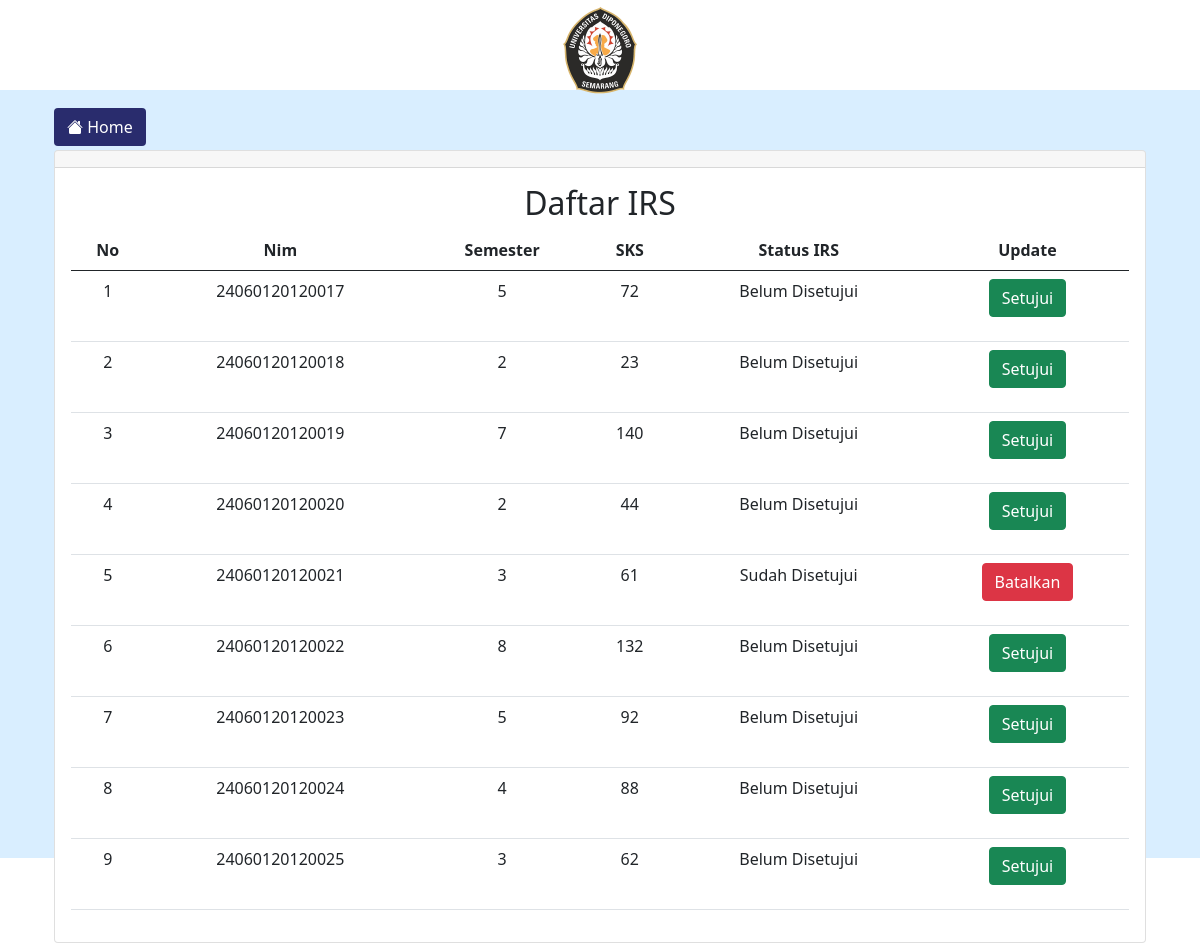
/Dosen/verifikasi.php (signed in), run on the app's committed database.
### tables this page shows
CREATE TABLE `irs` (
  `nim` bigint(120) NOT NULL,
  `semester_mhs` int(2) NOT NULL,
  `sks` int(2) NOT NULL,
  `status_irs` int(20) NOT NULL,
  `berkas_irs` varchar(20) NOT NULL
);

### Dosen/verifikasi.php (the view, shortened to what this page needs)
<?php
require '../db_connect.php';
?>
<!DOCTYPE html>
<html lang="en">
<head>
    <link href="https://cdn.jsdelivr.net/npm/bootstrap@5.2.2/dist/css/bootstrap.min.css" rel="stylesheet">
    <link rel="stylesheet" href="https://stackpath.bootstrapcdn.com/bootstrap/5.0.0-alpha2/css/bootstrap.min.css">
    <link rel="stylesheet" href="https://cdn.jsdelivr.net/npm/charts.css/dist/charts.min.css">
</head>
<body>
    <div class="foto text-center">
        <img src="logoundip.png" alt="" class=" logo" width="100px">
    </div>
    <section class="p-1 my-container ">
        <div class="container m-p-0">
            <button class="btn my-1 font-weight-bold" id="menu-btn"> Home
            </button>
            <div class="card ">
                <div class="card-header"></div>
                <div class="card-body text-center">
                    <h2>Daftar IRS</h2>
                    <table class="table">
                        <?php
                        $skl = "SELECT * FROM irs ORDER BY nim";
                        ?>
                        <thead>
                            <tr>
                                <th scope="col">No</th>
                                <th scope="col">Nim</th>
                                <th scope="col">Semester</th>
                                <th scope="col">SKS</th>
                                <th scope="col">Status IRS</th>
                                <th scope="col">Update</th>
                            </tr>
                        </thead>
                        <tbody>
                            <?php
                            $query = mysqli_query($koneksi, $skl);
                            if (mysqli_num_rows($query) > 0) {
                                $no = 1;
                                while ($row = mysqli_fetch_array($query)) {
                            ?>
                                    <tr class="">
                                        <td><?php echo $no++; ?></td>
                                        <td><?php echo $row['nim']; ?></td>
                                        <td><?php echo $row['semester_mhs']; ?></td>
                                        <td><?php echo $row['sks']; ?></td>
                                        <td><?php if ($row['status_irs'] == 1) {
                                                echo 'Sudah Disetujui';
                                            } else {
                                                echo 'Belum Disetujui';
                                            } ?></td>
                                        <td>
                                            <?php
                                            if ($row['status_irs'] == 1) {
                                                echo '<p><a href="updateirs.php?nim=' . $row['nim'] . '&status_irs=0" class="btn btn-danger">Batalkan</a></p>';
                                            } else {
                                                echo '<p><a href="updateirs.php?nim=' . $row['nim'] . '&status_irs=1" class="btn btn-success">Setujui</a></p>';
                                            }
                                            ?>
                                        </td>
                                    </tr>
                            <?php
                                }
                            }
                            ?>
                        </tbody>
                    </table>
                </div>
            </div>
        </div>
    </section>
</body>
</html>

### Dosen/verifikasi.php (style rules this page uses)
* { margin: 0; }
body { min-height: 100vh; background-image: url('dips.jpg'); background-repeat: no-repeat; background-attachment: fixed; background-position: center; }
.my-container { transition: 0.4s; }
#menu-btn { background-color: #292C6D; color: #fff; }

### data on the page
irs: nim "24060120120017", semester_mhs "5", sks "72", status_irs "Belum Disetujui"
irs: nim "24060120120018", semester_mhs "2", sks "23", status_irs "Belum Disetujui"
irs: nim "24060120120019", semester_mhs "7", sks "140", status_irs "Belum Disetujui"
irs: nim "24060120120020", semester_mhs "2", sks "44", status_irs "Belum Disetujui"
irs: nim "24060120120021", semester_mhs "3", sks "61", status_irs "Sudah Disetujui"
irs: nim "24060120120022", semester_mhs "8", sks "132", status_irs "Belum Disetujui"
irs: nim "24060120120023", semester_mhs "5", sks "92", status_irs "Belum Disetujui"
irs: nim "24060120120024", semester_mhs "4", sks "88", status_irs "Belum Disetujui"
irs: nim "24060120120025", semester_mhs "3", sks "62", status_irs "Belum Disetujui"
